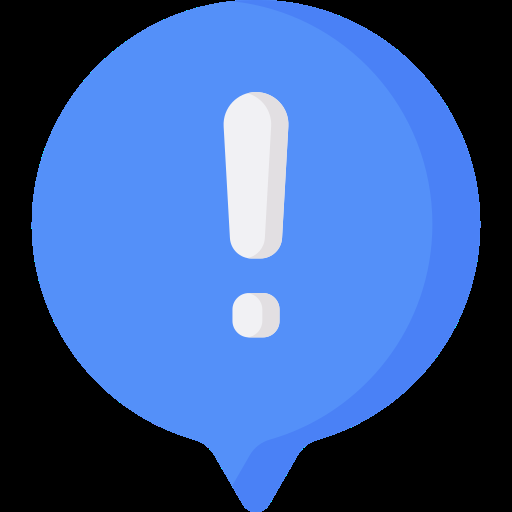
#> input picture assets/information.png, 512 x 512 px
$ python -i server_color_detection.py   (imports and definitions only)
#> lines starting #> are read from the running program, lines starting #| are printed output that depends on the picture
#> further down, picture is the input picture: shape (512, 512, 3); mean B, G, R 153.4, 91.6, 57.5
import cv2
import time
import math
import colorsys
import numpy as np
import socket
import pickle
import struct
import threading

# Port the camera does operate on
CAMERA_PORT = 0
# Color anchoring for HUE
COLOR_ANCHOR = [(230, 'blue'), (20, 'red'), (340, 'red'), (120, 'green')]
# Matrix to sharpen the image
KERNEL_SHARPEN = np.array([[0, -1, 0], [-1, 5, -1], [0, -1, 0]])
# DOBOT handling server
DOBOT_CONNECTION = ("10.62.255.4", 65432)
# Last sampled color shared across thread
LAST_COLOR_SAMPLE = "none"
# Increments each time the camera was updated
LAST_COLOR_INTERVAL = 0
# Stall camera until we have a connection
EVER_RECEIVED_CONNECTION = False

# [154 lines left out: functions dispatch, receive, on_new_client, on_new_camera, launch, sample and 1 more, not called in this run]

def enhanceImage(image):
    # converting to LAB color space
    lab = cv2.cvtColor(image, cv2.COLOR_BGR2LAB)
#> lab: shape (512, 512, 3); mean of channels 0, 1, 2 97.8, 136.7, 94
    l_channel, a, b = cv2.split(lab)
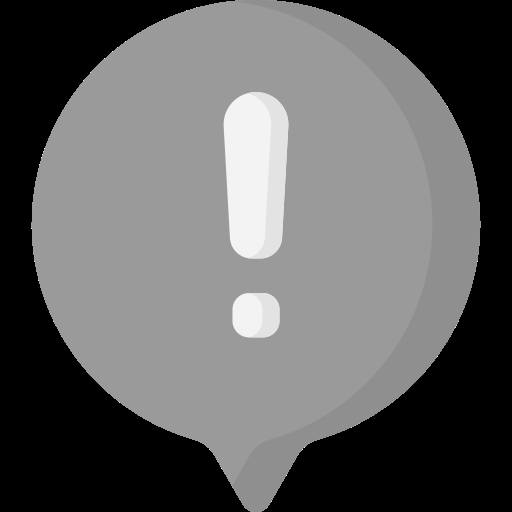
#> l_channel: shape (512, 512); min 0, max 243, mean 97.8
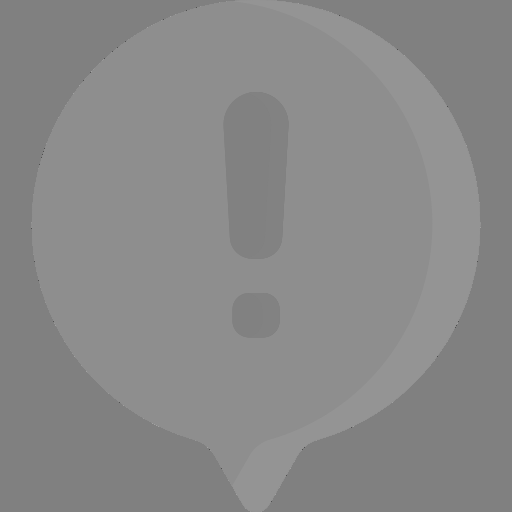
#> a: shape (512, 512); min 80, max 161, mean 136.7
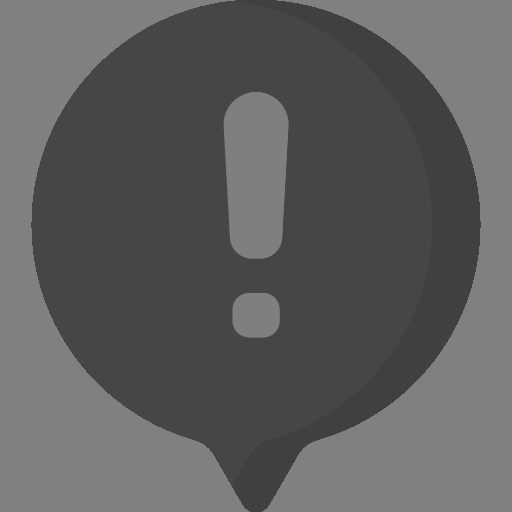
#> b: shape (512, 512); min 59, max 128, mean 94

    # Applying CLAHE to L-channel
    # feel free to try different values for the limit and grid size:
    clahe = cv2.createCLAHE(clipLimit=4.0, tileGridSize=(12, 12))
    cl = clahe.apply(l_channel)

    # merge the CLAHE enhanced L-channel with the a and b channel
    limg = cv2.merge((cl, a, b))
#> limg: shape (512, 512, 3); mean of channels 0, 1, 2 101.4, 136.7, 94

    # Converting image from LAB Color model to BGR color spcae
    enhanced_img = cv2.cvtColor(limg, cv2.COLOR_LAB2BGR)

    # Stacking the original image with the enhanced image
    return enhanced_img

# [1 line not run here, left out]

>>> import cv2
>>> picture = cv2.imread('../../assets/information.png')
>>> result = enhanceImage(picture)
